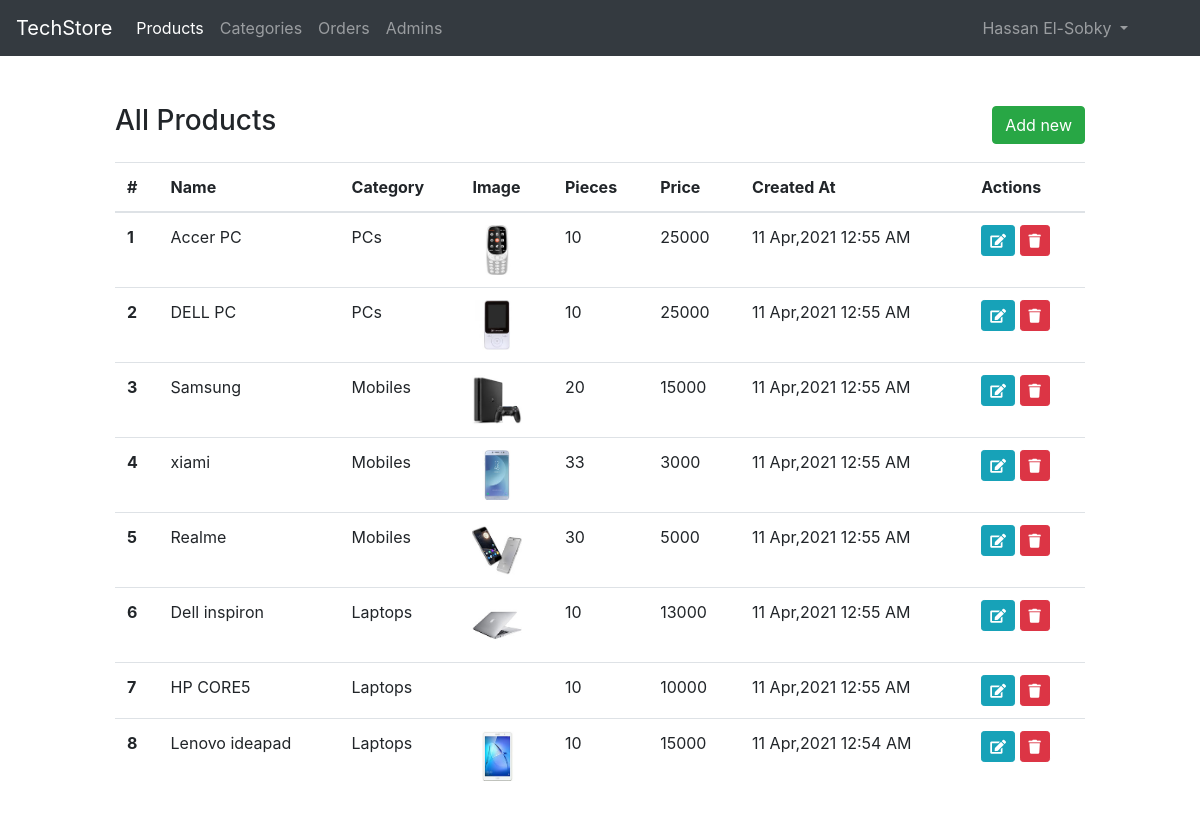
Screenshot of /admin/products.php (signed in) with the database file from the repository.
### tables this page shows
CREATE TABLE `products` (
  `id` int(10) UNSIGNED NOT NULL,
  `name` varchar(255) NOT NULL,
  `description` text NOT NULL,
  `price` decimal(10,0) NOT NULL,
  `pieces_no` int(11) NOT NULL,
  `img` varchar(255) NOT NULL,
  `cat_id` int(10) UNSIGNED NOT NULL,
  `created_at` datetime NOT NULL DEFAULT current_timestamp()
);

CREATE TABLE `cats` (
  `id` int(10) UNSIGNED NOT NULL,
  `name` varchar(255) NOT NULL,
  `Created_at` datetime NOT NULL DEFAULT current_timestamp()
);

### app.php (called while the page is built, shortened)
<?php
$session = new Session;

### classes/Session.php (called while the page is built, shortened)
<?php
 class Session
{
    public function get(string $key)
    {
       return $_SESSION[$key];
    }
}

### classes/Models/Product.php (called while the page is built, shortened)
<?php
class Product extends Db
{
    public function __construct()
    {
        $this->table = "products";
    }
    public function selectAllWithCats(string $fields = "*") : array
    {
        $sql = "SELECT $fields FROM $this->table JOIN cats ON $this->table.cat_id = cats.id ORDER BY $this->table.id DESC";
        $result = mysqli_query($this->conn , $sql);
        return mysqli_fetch_all($result, MYSQLI_ASSOC);
    }
}

### classes/Db.php (called while the page is built, shortened)
<?php
abstract class Db
{
    public function connect()
    {
        $this->conn = mysqli_connect(DB_SERVERNAME , DB_USERNAME , DB_PASSWORD , DB_NAME);
	}
}

### admin/products.php (the view, shortened to what this page needs)
<?php require_once("inc/header.php"); ?>
<?php
$pr = new Product;
$prods = $pr->selectAllWithCats("products.id AS prodId , products.name AS prodName , cats.name AS catName , img , pieces_no , price , products.created_at AS prodCreatedAt ");
?>
    <div class="container-fluid py-5">
        <div class="row">
            <div class="col-md-10 offset-md-1">
                <div class="d-flex justify-content-between align-items-center mb-3">
                    <h3>All Products</h3>
                    <a href="<?= AURL; ?>add-product.php" class="btn btn-success">
                        Add new
                    </a>
                </div>
                <table class="table table-hover">
                    <thead>
                      <tr>
                        <th scope="col">#</th>
                        <th scope="col">Name</th>
                        <th scope="col">Category</th>
                        <th scope="col">Image</th>
                        <th scope="col">Pieces</th>
                        <th scope="col">Price</th>
                        <th scope="col">Created At</th>
                        <th scope="col">Actions</th>
                      </tr>
                    </thead>
                    <tbody>
                        <?php foreach($prods as $index => $prod) { ?>
                        <tr>
                            <th scope="row"><?= $index + 1; ?></th>
                            <td><?= $prod['prodName']; ?></td>
                            <td><?= $prod['catName']; ?></td>
                            <td>
                                <img src="<?= URL . "uploads/" . $prod['img']; ?>" height="50px" alt="">
                            </td>
                            <td><?= $prod['pieces_no']; ?></td>
                            <td><?= $prod['price']; ?></td>
                            <td><?= date("d M,Y h:i A" , strtotime($prod['prodCreatedAt'])); ?></td>
                            <td>
                                <a class="btn btn-sm btn-info" href="<?= AURL . "edit-product.php?id=" . $prod['prodId'];?>">
                                    <i class="fas fa-edit"></i>
                                </a>
                                <a class="btn btn-sm btn-danger" href="<?= AURL . "handlers/delete-product.php?id=" . $prod['prodId'];?>">
                                    <i class="fas fa-trash"></i>
                                </a>
                            </td>
                        </tr>
                        <?php }; ?>
                    </tbody>
                </table>
            </div>
        </div>
    </div>
    <?php require_once("inc/footer.php"); ?>

### admin/inc/header.php (shortened to what this page needs)
<?php require_once("../app.php"); ?>
<!DOCTYPE html>
<html lang="en">
<head>
    <link rel="stylesheet" href="<?= AURL; ?>assets/css/bootstrap.min.css">
    <link rel="stylesheet" href="<?= AURL; ?>assets/plugins/fontawesome-free-5.0.1/css/fontawesome-all.css">
</head>
<body>
    <nav class="navbar navbar-expand-lg navbar-dark bg-dark">
        <a class="navbar-brand" href="<?= AURL; ?>">TechStore</a>
        <div class="collapse navbar-collapse" id="navbarNavAltMarkup">
            <ul class="navbar-nav mr-auto mt-2 mt-lg-0">
                <li class="nav-item active">
                  <a class="nav-link" href="<?= AURL; ?>products.php">Products</a>
                </li>
                <li class="nav-item">
                  <a class="nav-link" href="<?= AURL; ?>categories.php">Categories</a>
                </li>
                <li class="nav-item">
                  <a class="nav-link" href="<?= AURL; ?>orders.php">Orders</a>
                </li>
                <li class="nav-item">
                  <a class="nav-link" href="<?= AURL; ?>admins.php">Admins</a>
                </li>
            </ul>
            <ul class="navbar-nav ml-auto mr-5">
                <li class="nav-item dropdown">
                    <a class="nav-link dropdown-toggle" href="#" id="navbarDropdown" role="button" data-toggle="dropdown" aria-haspopup="true" aria-expanded="false">
                      <?= $session ->get("adminName");  ?>
                    </a>
                </li>
            </ul>
        </div>
    </nav>

### admin/inc/footer.php (shortened to what this page needs)
</body>
</html>

### rows the page displays
products: name "Accer PC", cat.name "PCs", img (picture), pieces_no "10", price "25000", created_at "11 Apr,2021 12:55 AM"
products: name "DELL PC", cat.name "PCs", img (picture), pieces_no "10", price "25000", created_at "11 Apr,2021 12:55 AM"
products: name "Samsung", cat.name "Mobiles", img (picture), pieces_no "20", price "15000", created_at "11 Apr,2021 12:55 AM"
products: name "xiami", cat.name "Mobiles", img (picture), pieces_no "33", price "3000", created_at "11 Apr,2021 12:55 AM"
products: name "Realme", cat.name "Mobiles", img (picture), pieces_no "30", price "5000", created_at "11 Apr,2021 12:55 AM"
products: name "Dell inspiron", cat.name "Laptops", img (picture), pieces_no "10", price "13000", created_at "11 Apr,2021 12:55 AM"
products: name "HP CORE5", cat.name "Laptops", pieces_no "10", price "10000", created_at "11 Apr,2021 12:55 AM"
products: name "Lenovo ideapad", cat.name "Laptops", img (picture), pieces_no "10", price "15000", created_at "11 Apr,2021 12:54 AM"

### other values shown
$session ->get("adminName") "Hassan El-Sobky"
